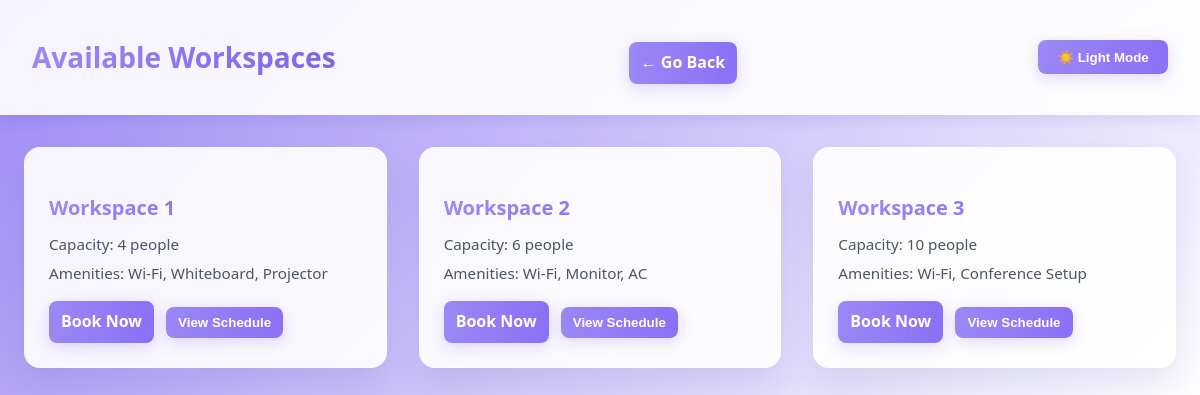
Screenshot of /workspace (signed in) with the database file from the repository.
### website/models.py (models this page shows)
class Workspace(db.Model):
    id = db.Column(db.Integer, primary_key=True)
    name = db.Column(db.String(100), nullable=False, unique=True)
    capacity = db.Column(db.Integer, nullable=False)
    amenities = db.Column(db.String(255), nullable=True)

### website/views.py (the view)
@views.route('/workspace')
@login_required
def list_workspace():
    workspaces = Workspace.query.all()
    reserved_workspace_ids = {booking.workspace_id for booking in Booking.query.all()}
    workspace_data = [
        {
            "id": workspace.id,
            "name": workspace.name,
            "capacity": workspace.capacity,
            "amenities": workspace.amenities,
            "reserved": False
        }
        for workspace in workspaces
    ]
    return render_template("workspace-list.html", user=current_user, workspaces=workspace_data)

### website/__init__.py (called while the page is built)
def create_app():
    app = Flask(__name__)
    app.config['SECRET_KEY'] = 'love'
    app.config['SQLALCHEMY_DATABASE_URI'] = f'sqlite:///{DB_NAME}'
    db.init_app(app)
    from .views import views
    from .auth import auth
    app.register_blueprint(views, url_prefix='/')
    app.register_blueprint(auth, url_prefix='/')
    from .models import User, Workspace  # Import Workspace model
    with app.app_context():
        db.create_all()
        seed_workspaces()  # Seed default workspaces
    login_manager = LoginManager()
    login_manager.login_view = 'auth.login'
    login_manager.init_app(app)
    @login_manager.user_loader
    def load_user(id):
        return User.query.get(int(id))
    return app

### website/templates/workspace-list.html (shortened to what this page needs)
<!DOCTYPE html>
<html lang="en">
<head>
    <link rel="stylesheet" href="{{ url_for('static', filename='styles/workspace_List.css') }}">
</head>
<body>
    <header class="header">
        <h1>Available Workspaces</h1>
        <a href="/" class="details-link">← Go Back</a>
        <button onclick="toggleTheme()" id="themeToggle">☀️ Light Mode</button>
    </header>
    <main class="workspace-details">
        <div class="workspace-grid">
            {% for workspace in workspaces %}
            <div class="workspace-item">
                <h3>{{ workspace.name }}</h3>
                <p>Capacity: {{ workspace.capacity }} people</p>
                <p>Amenities: {{ workspace.amenities }}</p>
                <a href="{{ url_for('views.workspace_details', id=workspace.id) }}" class="details-link">Book Now</a>
                <button onclick="openScheduleModal('{{ workspace.id }}')">View Schedule</button>
            </div>
            {% endfor %}
        </div>
    </main>
</body>
</html>

### website/static/styles/workspace_List.css (style rules this page uses)
body { background: linear-gradient(135deg, #9b87f5 0%, #ffffff 100%); color: #111827; font-family: 'Segoe UI', Tahoma, Geneva, Verdana, sans-serif; margin: 0; padding: 0; line-height: 1.6; }
.header { background: rgba(255, 255, 255, 0.9); backdrop-filter: blur(8px); box-shadow: 0 4px 15px rgba(31, 38, 135, 0.1); padding: 1rem 2rem; display: flex; justify-content: space-between; align-items: center; border-bottom: 1px solid rgba(255, 255, 255, 0.3); }
.header h1 { font-size: 1.75rem; font-weight: 600; background: linear-gradient(to right, #9b87f5, #7868e6); -webkit-background-clip: text; background-clip: text; -webkit-text-fill-color: transparent; }
.header button { background: linear-gradient(to right, #9b87f5, #8a70f5); color: white; border: none; padding: 0.6rem 1.2rem; border-radius: 0.5rem; font-weight: 600; cursor: pointer; box-shadow: 0 4px 15px rgba(155, 135, 245, 0.3); transition: all 0.3s ease; }
.workspace-details { max-width: 1280px; margin: 2rem auto; padding: 0 1.5rem; }
.workspace-grid { display: grid; grid-template-columns: repeat(auto-fit, minmax(250px, 1fr)); gap: 2rem; }
.workspace-item { background: rgba(255, 255, 255, 0.9); border: 1px solid rgba(255, 255, 255, 0.3); border-radius: 1rem; padding: 1.5rem; box-shadow: 0 15px 35px rgba(31, 38, 135, 0.1); transition: all 0.3s ease; }
.workspace-item h3 { font-size: 1.25rem; font-weight: 600; margin-bottom: 0.5rem; background: linear-gradient(to right, #9b87f5, #7868e6); -webkit-background-clip: text; background-clip: text; -webkit-text-fill-color: transparent; }
.workspace-item p { color: #4b5563; margin: 0.25rem 0; font-size: 0.95rem; }
.details-link, .workspace-item button { display: inline-block; margin-top: 0.75rem; margin-right: 0.5rem; background: linear-gradient(to right, #9b87f5, #8a70f5); color: white; padding: 0.5rem 0.75rem; border: none; border-radius: 0.5rem; font-weight: 600; text-decoration: none; cursor: pointer; box-shadow: 0 4px 15px rgba(155, 135, 245, 0.3); transition: all 0.3s ease; }

### rows the page displays
Workspace: name "Workspace 1", capacity "4", amenities "Wi-Fi, Whiteboard, Projector"
Workspace: name "Workspace 2", capacity "6", amenities "Wi-Fi, Monitor, AC"
Workspace: name "Workspace 3", capacity "10", amenities "Wi-Fi, Conference Setup"
